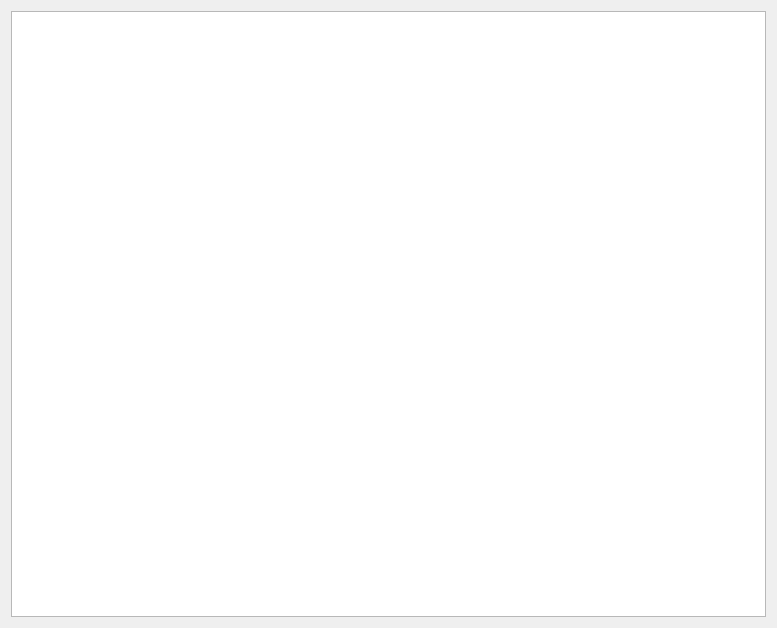
<?xml version="1.0" encoding="UTF-8"?>
<ui version="4.0">
 <class>LogView</class>
 <widget class="QWidget" name="LogView">
  <property name="geometry">
   <rect>
    <x>0</x>
    <y>0</y>
    <width>777</width>
    <height>628</height>
   </rect>
  </property>
  <property name="windowTitle">
   <string>Log File View</string>
  </property>
  <layout class="QGridLayout" name="gridLayout">
   <item row="0" column="0">
    <widget class="QTextBrowser" name="textBrowser"/>
   </item>
  </layout>
 </widget>
 <resources/>
 <connections/>
</ui>
